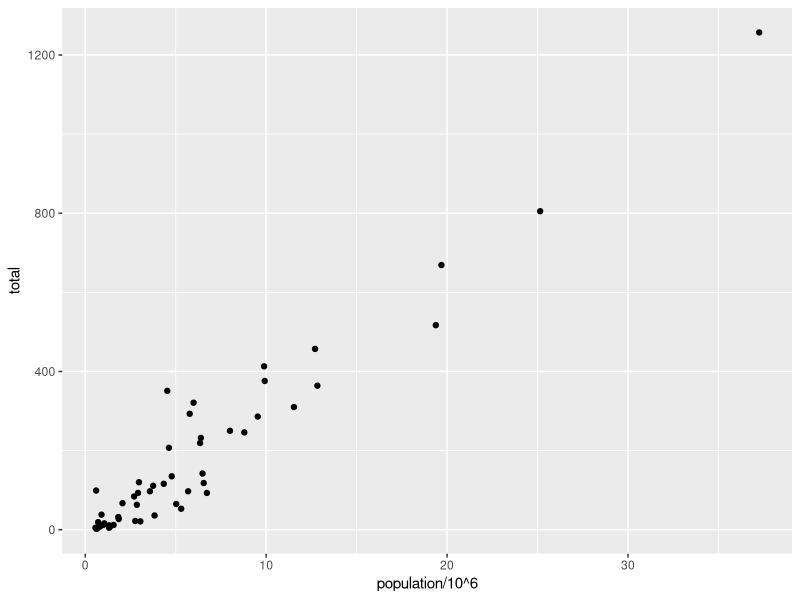
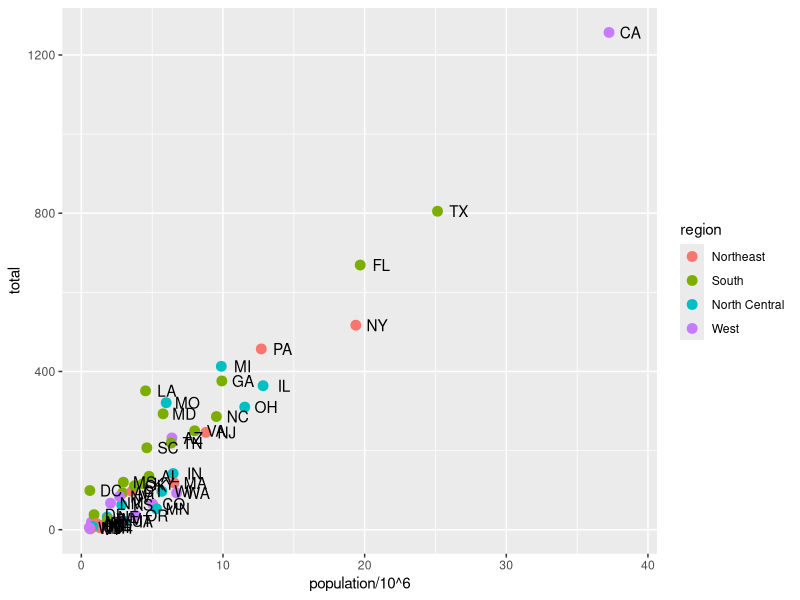

Here is the R script that generated these plots, in order: (Note: this script raises an error after producing the figures.)
# Script to plot US murder rates by state
library(dslabs)
library(tidyverse)

# Check structure of murder data
head(murders)

# Basic plot via piped data (default first argument of aes is x, second is y)
murders %>%
  ggplot() + geom_point(aes(population/10^6, total))

# Add labels using abbrev. colum, and colour by region
murders |> ggplot(aes(population/10^6, total, label = abb)) +
  geom_point(aes(color = region), size = 3) +
  geom_text(nudge_x = 1.5)

#Side note - the %>% pipe I learnt now has a   R alternative!
#Read more here - https://www.tidyverse.org/blog/2023/04/base-vs-magrittr-pipe/
# As far as I can see |> (base R) is simpler, and main diff is that you
# can't use "." to direct what you're piping:
#e.g. 
murders %>% head(.) #works
#but
murders |> head(.) # doesn't work

#it'smylife - let's use the fancier pipe as standard for old times sake

#Let's log the axes to space the data better. Adjust jitter on labels and
#don't pre-transform the population
murders |> ggplot(aes(population, total, label = abb)) +
  geom_point(aes(color = region), size = 3) +
  geom_text(nudge_y = 0.1) +
  scale_x_log10() +
  scale_y_log10()

# Now minimal version
murders |> ggplot(aes(population, total, label = abb)) +
  geom_point(aes(color = region), size = 3) +
  geom_text(nudge_y = 0.1) +
  scale_x_log10() +
  scale_y_log10() +
  theme_minimal()

# Add titles
# Now minimal version
murders |> ggplot(aes(population, total, label = abb)) +
  geom_point(aes(color = region), size = 3) +
  geom_text(nudge_y = 0.1) +
  scale_x_log10() +
  scale_y_log10() +
  theme_minimal() + 
  labs(title = "US gun murders in 2010")

# Calculate overall average murders per person population
r <- murders |> 
  summarize(rate = sum(total)/sum(population)) |> 
  pull(rate)

# #Add murder rate as line
# murders |> ggplot(aes(population, total, label = abb)) +
#   geom_point(aes(color = region), size = 3) +
#   geom_text(nudge_y = 0.1) +
#   geom_abline(slope=log(r), lty=2, color="black") +
#   scale_x_log10() +
#   scale_y_log10() +
#   theme_minimal() + 
#   labs(title = "US gun murders in 2010")
# #WHERE'S MY LINE -line not visible

# Do the book version as sense check:
r2 <- murders |> 
  summarize(rate = sum(total)/sum(population)*10^6) |> 
  pull(rate)

murders %>%
  ggplot(aes(population/10^6, total, label = abb)) +
  geom_point(aes(color = region), size = 3) +
  geom_text(nudge_x = 1.5) +
  geom_abline(intercept = log10(r2), lty = 2, color = "darkgrey")
##This does not give what we want - gives a line with gradient 1
#and intercept near 0 (1.48)

#So switch - use log10(r) as the slope, and intercept as 0
# (no people = no deaths, hopefully ;) 
murders %>%
  ggplot(aes(population/10^6, total, label = abb)) +
  geom_point(aes(color = region), size = 3) +
  geom_text(nudge_x = 1.5) +
  geom_abline(slope = r2, intercept = 0, lty = 2, color = "darkgrey")

# NICE - got there. Now add in log10 for axes (and intercept):
murders %>%
  ggplot(aes(population/10^6, total, label = abb)) +
  geom_point(aes(color = region), size = 3) +
  geom_text(nudge_x = 0.05) +
  geom_abline(slope = log10(r2), intercept = 1,
              lty = 2, color = "darkgrey", linewidth=1.5) +
  scale_x_log10() +
  scale_y_log10()+
  theme_minimal()
#NOTE - intercept must be 1 as log10(0) = 1

#OK so let's go back to my slightly altered graph
#We're using r not r2 - these are the same but r2 had pop/10^6

#Add murder rate as line
murders %>%
  ggplot(aes(population, total, label = abb)) +
  geom_point(aes(color = region), size = 3) +
  geom_text(nudge_y = 0.1) +
  theme_minimal()  +
  labs(title = "US gun murders in 2010") +
  xlim(0, NA) +
  ylim(0, NA) +
  geom_abline(slope=r, intercept=0, lty=2, color="black") 
#FIXED - key thing was making sure origin is plotted using xlim
#however this also removes the log scale

#Also tried putting axes on log scale and changing intercept to 
#small (non-zero) number 0.0001, but this didn't work
murders %>%
  ggplot(aes(population, total, label = abb)) +
  geom_point(aes(color = region), size = 3) +
  geom_text(nudge_y = 0.1) +
  theme_minimal()  +
  geom_abline(slope=r, intercept=0.0001, lty=2, color="black") +
  labs(title = "US gun murders in 2010") +
  scale_x_log10() +
  scale_y_log10() 

# The below works, by transforming the co-ordinates instead!!!
#Seems to relate to this (unresolved) 
# bug https://github.com/tidyverse/ggplot2/issues/46
murders %>%
  ggplot(aes(population, total, label = abb)) +
  geom_point(aes(color = region), size = 3) +
  geom_text(nudge_y = 0.1) +
  theme_minimal()  +
  geom_abline(slope=r, intercept=0.0001, lty=2, color="black") +
  labs(title = "US gun murders in 2010") +
  coord_trans(y="log10", x="log10")
